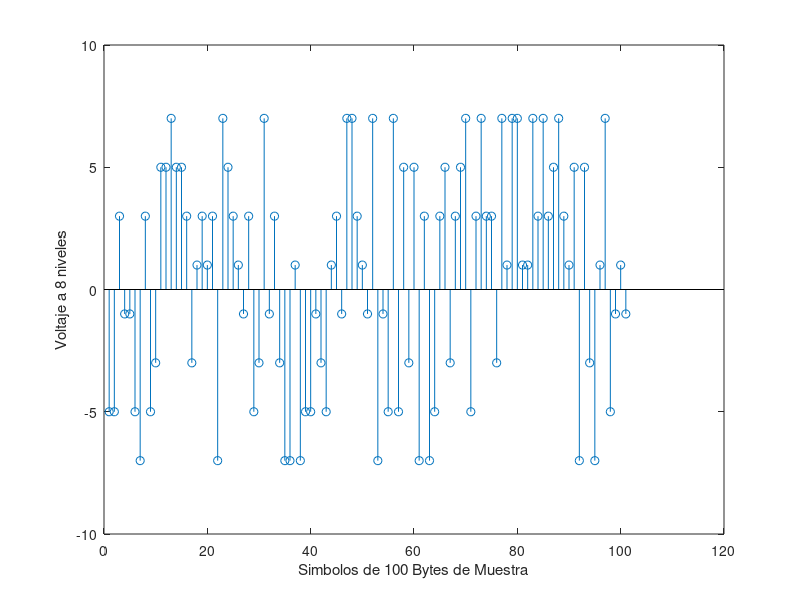

Write MATLAB code to recreate this figure. (Note: this script raises an error after producing the figure.)
%Este programa
%tiene al final una traslacion 
%por heterodinacion de la if al
%canal asignado para transmision (60-66MHz)canal 3 
%El limite es 1/2 de la frec. de fm=376.678295 MHz

%
%Este programa integra todo el proceso a partir
%de un flujo random de 832 valores simulando la salida
%del codificador Trellis (-7 -5 -3 -1 1 3 5 7)
%Usa el fitro Nyquist para crear la envovente continua
%que modulara en amplitud a la portadora IF a 41 MHz
%Se presenta una parte de la envolvente y el resultado
%en espectro usando fft 

%Parte 1: creacion del flujo random
L0=832; %atencion: si se cambia este valor,requiere ajustes
a=-8;
b=8;
F=round(((b-a)*rand(1,L0)+a));
L0=length(F);
for i=1:L0
    if F(i)==-8;F(i)=-7;end
    if F(i)==-7;F(i)=-7;end
    if F(i)==-6;F(i)=-5;end
    if F(i)==-5;F(i)=-5;end
    if F(i)==-4;F(i)=-3;end
    if F(i)==-3;F(i)=-3;end
    if F(i)==-2;F(i)=-1;end
    if F(i)==-1;F(i)=-1;end
    if F(i)==0;F(i)=1;end
    if F(i)==1;F(i)=1;end
    if F(i)==2;F(i)=3;end
    if F(i)==3;F(i)=3;end
    if F(i)==4;F(i)=5;end
    if F(i)==5;F(i)=5;end
    if F(i)==6;F(i)=7;end
    if F(i)==7;F(i)=7;end
    if F(i)==8;F(i)=7;end
end
%Grafica de los impulsos
F1=F(250:350); %solo 100 muestras
q=1:length(F1);
figure
stem(q,F1)
xlabel('Simbolos de 100 Bytes de Muestra')
ylabel('Voltaje a 8 niveles')
%Aqui comienza el programa de modulacion
%datos
fsim=10.762237E6; % es Rs en otros programas
Ts=1/fsim;
t0=(1:32)/fsim; %t0=(0:length(flujo)-1)/fsim
fnm=35;
tcanal=6.0E6;
fif=41.3094E6;
flujo=F;

%Programa
fm=fsim*fnm;
fnyq=fsim/2;
r=(tcanal-fnyq)/fnyq;
fp=fif-((tcanal-fnyq)/2);
impulsos=upsample(flujo,fnm);
impulsosp=upsample(flujo+1.25,fnm);
t=(0:length(impulsos)-1)/fm;
b=FiltroNyquist(fnyq,1119,r,fm,'rc');
bi=b;
bq=imag(hilbert(b));
xi=filter(bi,1,impulsosp);
xq=filter(bq,1,impulsos);
x=xi+(1i*xq);

%truco para dibujar solo parte de la figura
figmax=11300;
figmin=7534;
xi1=xi(figmin:figmax);
impulsosp1=impulsosp(figmin:figmax);
t1=2E-5:(7.7305E-5/29120):2E-5+((7.7305E-5/29120)*(figmax-figmin));
figure
stem(t1+0.148E-5,impulsosp1,'*') %0.148E-5 es el retardo
hold on
plot(t1,xi1,'r')
xlabel('Parte de la Senal Continua generada sobre los Impulsos')
title('Efecto del Filtro de Nyquist')
%Segunda Parte Espectro
%La portadora
sp=exp(1i*2*pi*fp.*t);
%se modula la portadora
tdtIF=x.*sp;
L=length(impulsosp);
Y=fft(tdtIF);
P2=abs(Y/L);
P1=P2(1:L/2+1);
P1(2:end-1)=2*P1(2:end-1);
%f=376.6E6*(0:(L/2))/L;
%figure
%plot(f,P1)
%Otra vez el truco para abrir la grafica
nmin=3000;
nmax=4000;
P1a=P1(nmin:nmax);
Va=188.3E6/14561;
fa=(nmin*Va):(Va):((nmin*Va)+((nmax-nmin)*Va));
figure
plot(fa,P1a)
title('Espectro de la senal modulada en IF')
xlabel('Espectro del Bloque de 832 Bytes') 
%Traslacion de frecuencias al canal 3 (61 MHz)
%a partir de la IF que esta en 41.3094 MHz
%fa=61*10^6-41.3094*10^6= 19.6906*10^6
ff=61E6;
fax=ff-fif;
n=length(tdtIF);
tt=(0:n-1)/fm;
y=cos(2*pi*fax.*t);
tdtTx=y.*tdtIF;
Y1=fft(tdtTx);
P21=abs(Y1/n);
P11=P21(1:n/2+1);
P11(2:end-1)=2*P11(2:end-1);
f1=fm*(0:(n/2))/n;
figure
plot(f1,P11)
title('Efecto de Heterodinacion')
%Construccion del filtro pasa banda
c1=(ff-1E6)/(fm/2);
c2=(ff+6E6)/(fm/2);
b=fir1(29119,[c1 c2]);
tdtTxf=filter(b,1,tdtTx);
Yf=fft(tdtTxf);
Ltx=length(tdtTxf);
P2b=abs(Yf/Ltx);
P1b=P2b(1:Ltx/2+1);
P1b(2:end-1)=2*P1b(2:end-1);
f2=fm*(0:(n/2))/n;
figure
plot(f2,P1b)
title('Espectro filtrado en 60 MHz')
%abrir la grafica
nmin=4484;
nmax=5566;
P1c=P1b(nmin:nmax);
Va=(fm/2)/length(P1b);
fa=(nmin*Va):(Va):((nmin*Va)+((nmax-nmin)*Va));
figure
plot(fa,P1c)
title('Espectro ampliado en 60 MHz')


